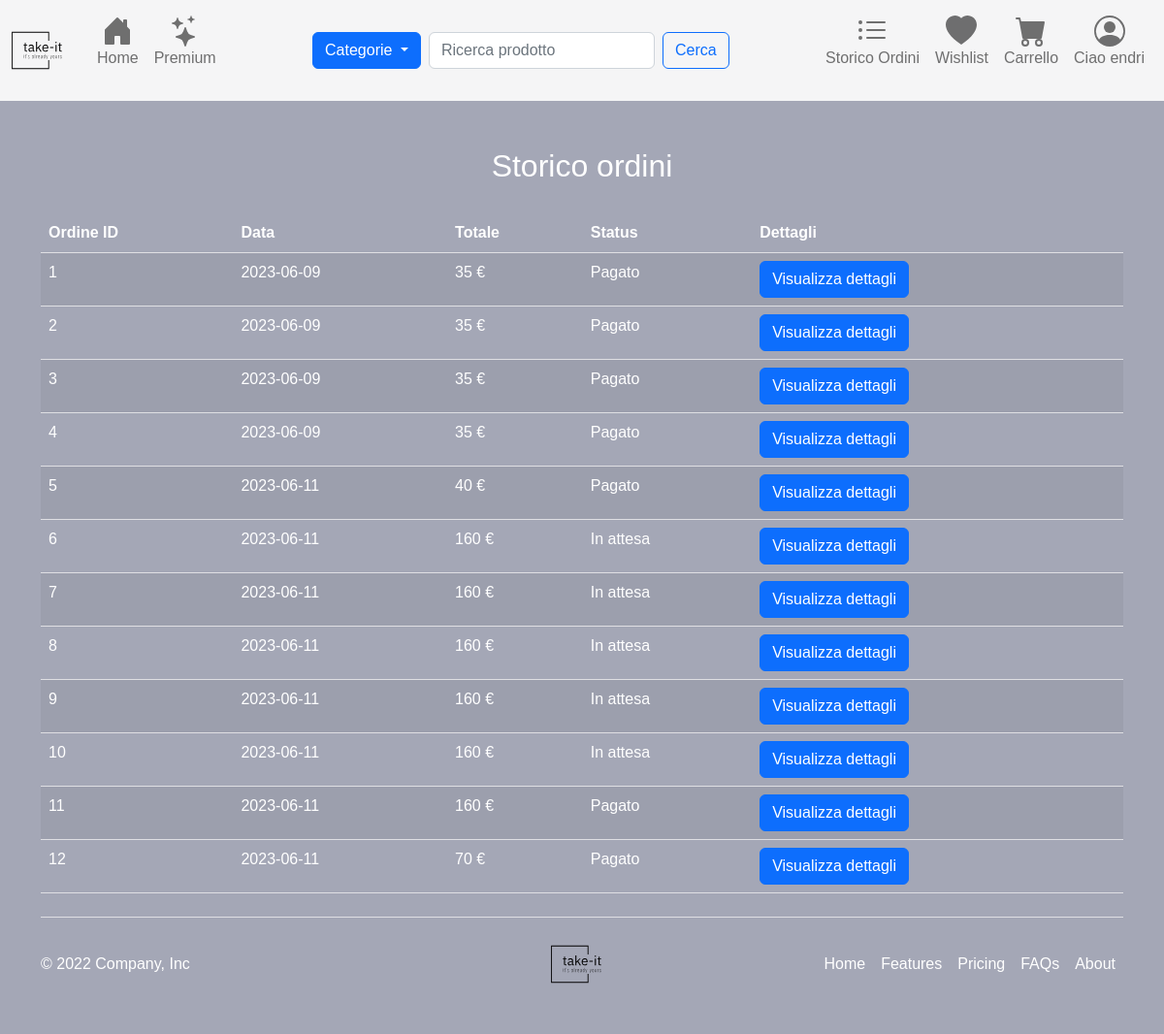
/orderHistory.php (signed in), run on an earlier commit of the app's database.
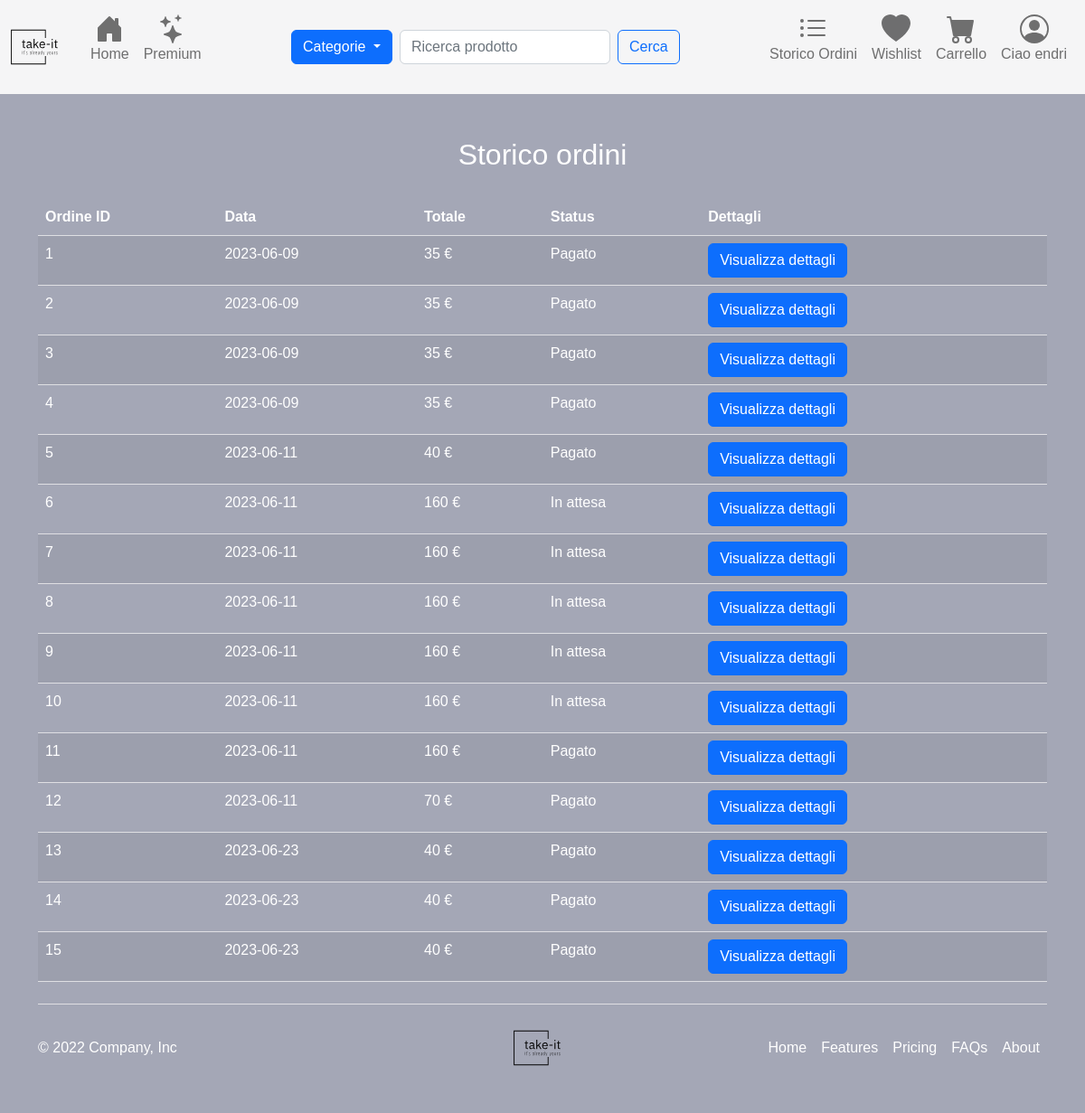
And on a later commit of the database.
### tables this page shows
CREATE TABLE IF NOT EXISTS `Ordine` (
  `Id` int(11) NOT NULL AUTO_INCREMENT,
  `Data_ordine` date NOT NULL,
  `Tot_ordine` decimal(10,0) NOT NULL,
  `Status` int(11) NOT NULL,
  `Metodo_di_spedizione` int(11) NOT NULL,
  `Forma_di_pag_id` int(11) NOT NULL,
  `Timestamp` timestamp NOT NULL DEFAULT current_timestamp(),
  PRIMARY KEY (`Id`),
  KEY `Forma_di_pag_id` (`Forma_di_pag_id`)
);

### orderHistory.php (called while the page is built, shortened)
<?php
require './templates/views/user/orderHistory.php';
require_once("./templates/base.php");

### src/classes/Dbh.php (called while the page is built, shortened)
<?php
include("./src/utility/UtilsFunctions.php");
include("./src/classes/Session.php");
class Dbh
{
    protected mysqli $connection;
    public function __construct($dbhost = 'localhost', $dbuser = 'root', $dbpass = '', $dbname = 'e-commerce', $charset = 'utf8')
    {
        try {
            $this->connection = new mysqli($dbhost, $dbuser, $dbpass, $dbname);
            $this->connection->set_charset($charset);
        } catch (Exception $e) {
            echo "[Dbh:26] Sono qui";
            echo "Connection failed: " . mysqli_connect_error();
        }
    }
    public function execute($sql, ...$params): array|int|string
    {
        $types = "";
        if ($stmt = $this->connection->prepare($sql)) {
            if (!$stmt->execute()) {
                return "Execute failed: (" . $stmt->errno . ") " . $stmt->error;
            }
            if ($stmt->errno == 0) {
                $result = $stmt->get_result();
                return $result->fetch_all(MYSQLI_ASSOC);
            } else {
                return "Errore" . $stmt->errno;
            }
        } else {
            return 'Unable to prepare MySQL statement (check your syntax) - ' . $this->connection->error;
        }
    }
    public function getRecord(string $tableName, string $where): mixed
    {
        $response = $this->execute("SELECT * FROM `$tableName` WHERE $where");
        return !empty($response) && $response[0] !== null
            ? $response[0]
            : null;
    }
}

### src/classes/Session.php (called while the page is built, shortened)
<?php
class Session extends Dbh
{
    private readonly int $id;
    public function __construct($id)
    {
        $this->id = $id;
        $this->init();
    }
    private function init(): void
    {
        if ($this->checkSessionId($this->id)) {
            $claimType = $this->getClaimTypeFromId($this->id);
        }
    }
    public function checkSessionId($id): bool
    {
        if (isset($id)) {
            $response = parent::execute("SELECT * FROM `Utente` WHERE `Id` = '$id' ");
            if (is_int($response[0]["Id"])) {
                $this->setSessionUser($response[0]);
                $user = $this->getCurrentUser();
                return $user[ID] > 0 && $user["Id"] == $id;
            }
        }
        return false;
    }
    public function setSessionUser($params): void
    {
        $_SESSION[CARRELLO_ID] = $this->getUserCartIdFromDb() !== null && $this->getUserCartIdFromDb() !== CARRELLO_UNSET
            ? $this->getUserCartIdFromDb()
            : $this->bindCartWithUser();
        $_SESSION[RACCOLTA_ID] = $this->getUserCollectionIdFromDb() !== null && $this->getUserCartIdFromDb() !== RACCOLTA_UNSET
            ? $this->getUserCollectionIdFromDb()
            : $this->generateCollectionRecord();
    }
    public function getCurrentUser(): array|int
    {
        return [
            ID => $_SESSION[ID],
            NOME => $_SESSION[NOME],
            COGNOME => $_SESSION[COGNOME],
            EMAIL => $_SESSION[EMAIL],
            PASSWORD => $_SESSION[PASSWORD],
            STATUS => $_SESSION[STATUS],
            CLAIM_ID => $_SESSION[CLAIM_ID],
            INDIRIZZO_ID => $_SESSION[INDIRIZZO_ID],
            CARRELLO_ID => $_SESSION[CARRELLO_ID],
            RACCOLTA_ID => $_SESSION[RACCOLTA_ID]
        ];
    }
    public function getUserCollectionIdFromDb() {
        $where = "Utente_id = " . $this->getCurrentUser()[ID];
        $res = parent::getRecord(RACCOLTA, $where);
        if ($res !== null) {
            return UtilsFunctions::checkResponse($res[ID])
                ? $res[ID]
                : RACCOLTA_UNSET;
        }
        return null;
    }
    public function getUserCartIdFromDb()
    {
        $where = UTENTE_ID." = ".$this->getCurrentUser()[ID];
        $res = parent::getRecord(CARRELLO, $where);
        if ($res !== null) {
            return UtilsFunctions::checkResponse($res[ID])
                ? $res[ID]
                : CARRELLO_UNSET;
        }
        return null;
    }
    public function getClaimTypeFromId($id): ?string
    {
        $res = parent::execute("SELECT * FROM Claim WHERE Id = '$id' ");
        return $res ? $res[0][DESCRIZIONE] : "";
    }
    public function getDescriptionOrderStatus($orderStatus): string
    {
        switch ($orderStatus) {
            case ORDER_STATUS_PAID:
                return "Pagato";
            case ORDER_STATUS_PENDING:
                return "In attesa";
        }
    }
    public function loadOrders() {
        $paymentData = parent::getRecord(FORMA_DI_PAGAMENTO, "Utente_id = " . $this->getCurrentUser()[ID]);
        if ($paymentData !== null) {
            $where = "Forma_di_pag_id = " . $paymentData[ID];
            $query = "SELECT * FROM Ordine WHERE $where";
            return parent::execute($query);
        }
    }
}

### src/utility/UtilsFunctions.php (called while the page is built, shortened)
<?php
class UtilsFunctions
{
    public static function checkResponse($response): bool
    {
        return is_int($response) && $response > 0;
    }
}

### templates/views/user/orderHistory.php (the view, shortened to what the changed rows need)
<div class="container  rounded mt-5">
    <h2 class="text-center" style="color: white;">Storico ordini</h2>
    <table class="table table-striped">
        <thead>
        <tr>
            <th style="color: white;">Ordine ID</th>
            <th style="color: white;">Data</th>
            <th style="color: white;">Totale</th>
            <th style="color: white;">Status</th>
            <th style="color: white;">Dettagli</th>
        </tr>
        </thead>
        <tbody>
        <?php
        if (isset($_SESSION[ID])) {
            $session = new Session($_SESSION[ID]);
            $orders = $session->loadOrders();
            if (!empty($orders)) {
                $index = 1;
                foreach ($orders as $order) {
                    $orderId = $order[ID];
                    echo '<tr>
                                <td style="color: white;">' . $index++ . '</td>
                                <td style="color: white;">' . $order[DATA_ORDINE] . '</td>
                                <td style="color: white;">' . $order[TOTALE_ORDINE] . ' ' . EURO . '</td>
                                <td style="color: white;">' . $session->getDescriptionOrderStatus($order[STATUS]) . '</td>
                                <td>
                                    <button type="button" class="btn btn-primary" data-bs-toggle="modal" data-bs-target="#exampleModal' . $orderId . '">
                                      Visualizza dettagli
                                    </button>';
                    echo '</td>';
                    echo '</tr>';
                }
            }
        } else {
            header("Location: login.php");
        }
        ?>
        </tbody>
    </table>
</div>

What changed in the data, as far as the page shows it:
added ordine: Data_ordine "2023-06-23", Tot_ordine "40", Status "Pagato"
added ordine: Data_ordine "2023-06-23", Tot_ordine "40", Status "Pagato"
added ordine: Data_ordine "2023-06-23", Tot_ordine "40", Status "Pagato"
